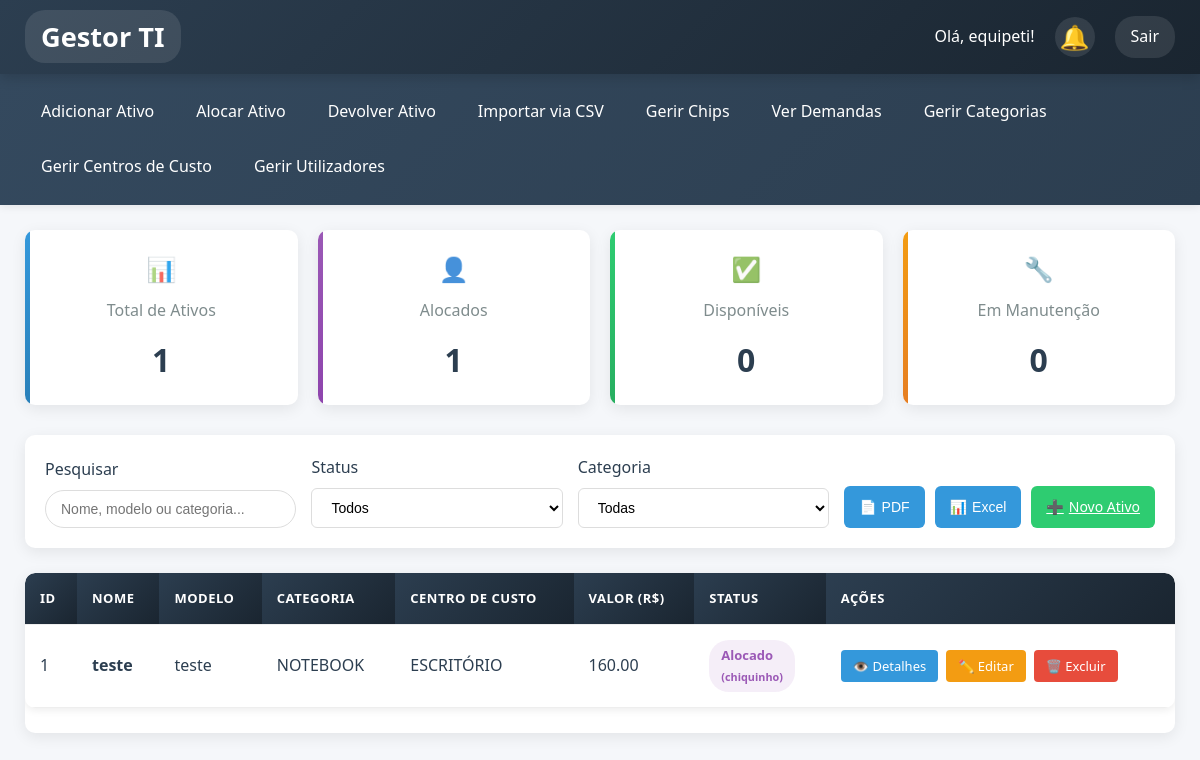
Page / (signed in) on the earlier database version.
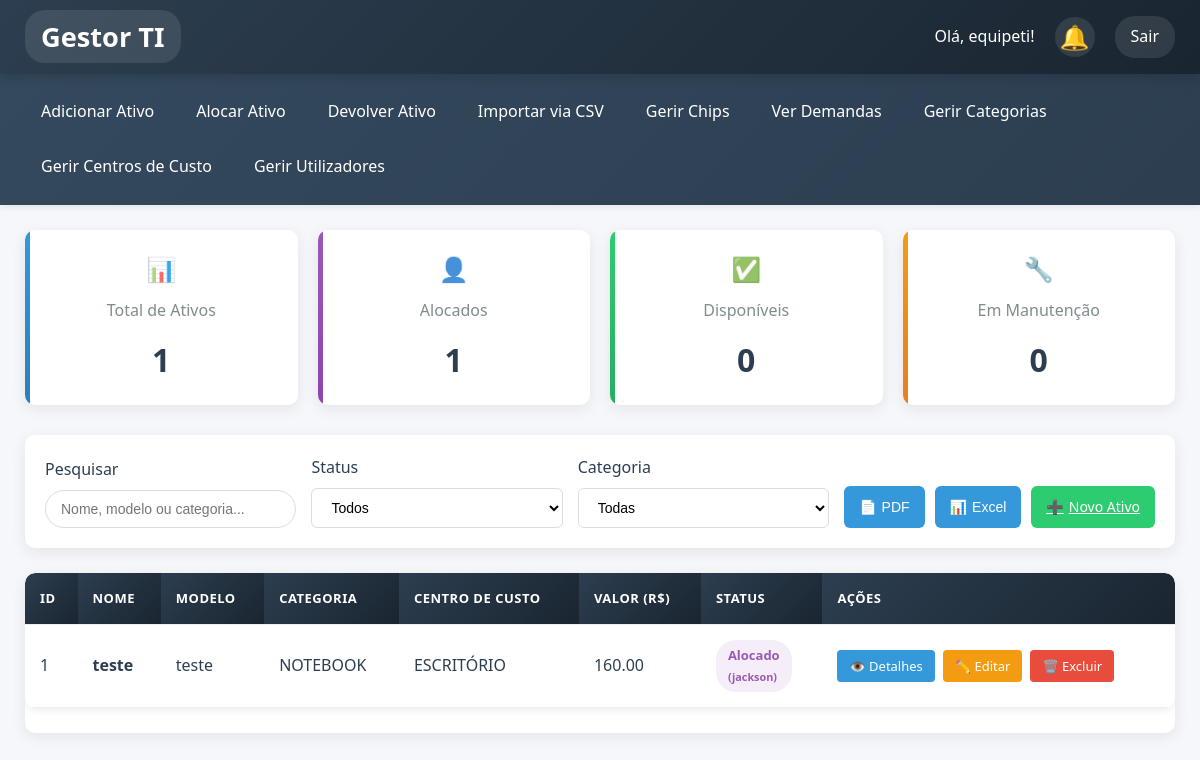
Same page on the later database version.
### tables this page shows
CREATE TABLE alocacoes (id INTEGER PRIMARY KEY, ativo_id INTEGER, funcionario_nome TEXT, data_alocacao DATE,
                 FOREIGN KEY (ativo_id) REFERENCES ativos(id));

CREATE TABLE ativos (
                 id INTEGER PRIMARY KEY, nome TEXT NOT NULL, descricao TEXT, categoria_id INTEGER, 
                 centro_custo_id INTEGER, modelo TEXT, valor REAL, numero_serie TEXT, 
                 data_aquisicao DATE, status TEXT DEFAULT 'Disponivel', patrimonio TEXT, 
                 numero_chip TEXT, imei1 TEXT, imei2 TEXT,
                 FOREIGN KEY (categoria_id) REFERENCES categorias(id),
                 FOREIGN KEY (centro_custo_id) REFERENCES centros_custo(id));

CREATE TABLE categorias (id INTEGER PRIMARY KEY, nome TEXT NOT NULL UNIQUE);

CREATE TABLE centros_custo (id INTEGER PRIMARY KEY, nome TEXT NOT NULL UNIQUE);

### gestor_ativos_ti.py (the view)
@app.route('/')
@login_required
def index():
    query = """
        SELECT a.id, a.nome, cat.nome as categoria, cc.nome as centro_custo,
               a.modelo, a.valor, a.status, al.funcionario_nome
        FROM ativos a
        LEFT JOIN categorias cat ON a.categoria_id = cat.id
        LEFT JOIN centros_custo cc ON a.centro_custo_id = cc.id
        LEFT JOIN alocacoes al ON a.id = al.ativo_id
    """
    notificacoes_recentes = db_query("SELECT * FROM notificacoes ORDER BY data_criacao DESC LIMIT 3")
    categorias = db_query("SELECT * FROM categorias ORDER BY nome")
    return render_template('index.html', ativos=db_query(query), notificacoes_recentes=notificacoes_recentes, categorias=categorias)

### gestor_ativos_ti.py (called while the page is built)
@login_manager.user_loader
def load_user(user_id):
    conn = sqlite3.connect('ativos_ti.db')
    c = conn.cursor()
    c.execute("SELECT id, nome FROM usuarios WHERE id = ?", (user_id,))
    user_data = c.fetchone()
    conn.close()
    if user_data:
        return User(id=user_data[0], nome=user_data[1])
    return None

def db_query(query, params=(), fetchone=False, commit=False):
    conn = sqlite3.connect('ativos_ti.db')
    conn.row_factory = sqlite3.Row
    c = conn.cursor()
    c.execute(query, params)
    result = c.fetchone() if fetchone else c.fetchall()
    if commit:
        conn.commit()
    conn.close()
    return result

### templates/index.html (shortened to what this page needs)
{% extends "base.html" %}
{% block content %}
<div class="stats-container">
    <div class="stat-card total">
        <div class="stat-icon">📊</div>
        <div class="stat-title">Total de Ativos</div>
        <div class="stat-value">{{ ativos|length }}</div>
    </div>
    <div class="stat-card alocado">
        <div class="stat-icon">👤</div>
        <div class="stat-title">Alocados</div>
        <div class="stat-value">{{ ativos|selectattr('status', 'equalto', 'Alocado')|list|length }}</div>
    </div>
    <div class="stat-card disponivel">
        <div class="stat-icon">✅</div>
        <div class="stat-title">Disponíveis</div>
        <div class="stat-value">{{ ativos|selectattr('status', 'equalto', 'Disponível')|list|length }}</div>
    </div>
    <div class="stat-card manutencao">
        <div class="stat-icon">🔧</div>
        <div class="stat-title">Em Manutenção</div>
        <div class="stat-value">{{ ativos|selectattr('status', 'equalto', 'Manutenção')|list|length }}</div>
    </div>
</div>
<div class="filters-container">
    <div class="filter-group">
        <label class="filter-label">Pesquisar</label>
        <input type="text" class="filter-input" id="search-input" placeholder="Nome, modelo ou categoria...">
    </div>
    <div class="filter-group">
        <label class="filter-label">Status</label>
        <select class="filter-select" id="status-filter">
            <option value="">Todos</option>
        </select>
    </div>
    <div class="filter-group">
        <label class="filter-label">Categoria</label>
        <select class="filter-select" id="category-filter">
            <option value="">Todas</option>
        </select>
    </div>
    <div class="action-buttons">
        <button class="action-btn btn-export" onclick="exportToPDF()">
            <span>📄</span> PDF
        </button>
        <button class="action-btn btn-export" onclick="exportToExcel()">
            <span>📊</span> Excel
        </button>
        <a href="{{ url_for('adicionar_ativo') }}" class="action-btn btn-add">
            <span>➕</span> Novo Ativo
        </a>
    </div>
</div>
<div class="table-container">
    <table class="table" id="ativos-table">
        <thead>
            <tr>
                <th>ID</th>
                <th>Nome</th>
                <th>Modelo</th>
                <th>Categoria</th>
                <th>Centro de Custo</th>
                <th>Valor (R$)</th>
                <th>Status</th>
                <th>Ações</th>
            </tr>
        </thead>
        <tbody>
            {% for ativo in ativos %}
            <tr>
                <td>{{ ativo.id }}</td>
                <td><strong>{{ ativo.nome }}</strong></td>
                <td>{{ ativo.modelo or 'N/A' }}</td>
                <td>{{ ativo.categoria or 'N/A' }}</td>
                <td>{{ ativo.centro_custo or 'N/A' }}</td>
                <td>{{ "%.2f"|format(ativo.valor|float) if ativo.valor else 'N/A' }}</td>
                <td>
                    <span class="status-badge status-{{ ativo.status|lower }}">
                        {{ ativo.status }}
                        {% if ativo.status == 'Alocado' and ativo.funcionario_nome %}
                            <br><small>({{ ativo.funcionario_nome }})</small>
                        {% endif %}
                    </span>
                </td>
                <td>
                    <div class="action-links">
                        <a href="{{ url_for('detalhes_ativo', id=ativo.id) }}" class="action-link link-details">
                            <span>👁️</span> Detalhes
                        </a>
                        <a href="{{ url_for('editar_ativo', id=ativo.id) }}" class="action-link link-edit">
                            <span>✏️</span> Editar
                        </a>
                        <a href="{{ url_for('excluir_ativo', id=ativo.id) }}" class="action-link link-delete" onclick="return confirm('Tem certeza que deseja excluir este ativo?');">
                            <span>🗑️</span> Excluir
                        </a>
                    </div>
                </td>
            </tr>
            {% endfor %}
        </tbody>
    </table>
</div>
{% endblock %}

Differences in the rows shown:
changed alocacoes "teste": funcionario_nome "chiquinho" → "jackson"
